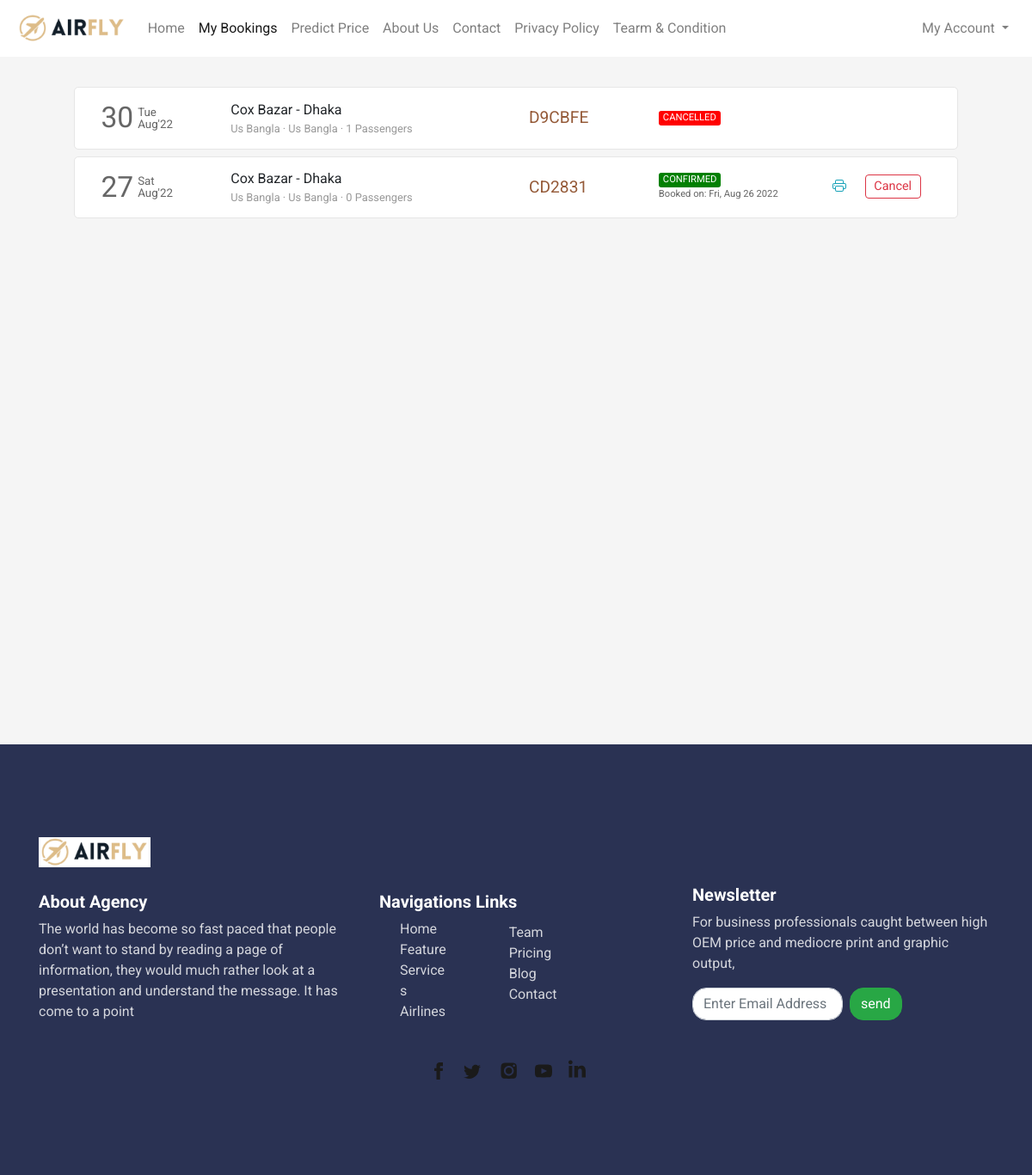
Page /flight/bookings (signed in) on the committed database.
### flight/models.py (models this page shows, shortened)
class Ticket(models.Model):
    user = models.ForeignKey(User,on_delete=models.CASCADE,related_name="bookings", blank=True, null=True)
    ref_no = models.CharField(max_length=6, unique=True)
    passengers = models.ManyToManyField(Passenger, related_name="flight_tickets")
    flight = models.ForeignKey(Flight, on_delete=models.CASCADE, related_name="tickets", blank=True, null=True)
    flight_ddate = models.DateField(blank=True, null=True)
    flight_adate = models.DateField(blank=True, null=True)
    flight_fare = models.FloatField(blank=True,null=True)
    other_charges = models.FloatField(blank=True,null=True)
    coupon_used = models.CharField(max_length=15,blank=True)
    coupon_discount = models.FloatField(default=0.0)
    total_fare = models.FloatField(blank=True, null=True)
    seat_class = models.CharField(max_length=20, choices=SEAT_CLASS)
    booking_date = models.DateTimeField(default=datetime.now)
    mobile = models.CharField(max_length=20,blank=True)
    email = models.EmailField(max_length=45, blank=True)
    status = models.CharField(max_length=45, choices=TICKET_STATUS)

class Flight(models.Model):
    origin = models.ForeignKey(Place, on_delete=models.CASCADE, related_name="departures")
    destination = models.ForeignKey(Place, on_delete=models.CASCADE, related_name="arrivals")
    depart_time = models.TimeField(auto_now=False, auto_now_add=False)
    depart_day = models.ManyToManyField(Week, related_name="flights_of_the_day")
    duration = models.DurationField(null=True)
    arrival_time = models.TimeField(auto_now=False, auto_now_add=False)
    plane = models.CharField(max_length=24)
    airline = models.CharField(max_length=64)
    economy_fare = models.FloatField(null=True)
    business_fare = models.FloatField(null=True)
    first_fare = models.FloatField(null=True)

class Place(models.Model):
    city = models.CharField(max_length=64)
    airport = models.CharField(max_length=64)
    code = models.CharField(max_length=3)
    country = models.CharField(max_length=64)

### flight/views.py (the view)
# urls.py: path('flight/bookings', views.bookings, name="bookings"),
def bookings(request):
    if request.user.is_authenticated:
        tickets = Ticket.objects.filter(user=request.user).order_by('-booking_date')
        return render(request, 'flight/bookings.html', {
            'page': 'bookings',
            'tickets': tickets
        })
    else:
        return HttpResponseRedirect(reverse('login'))

### flight/templates/flight/bookings.html (shortened to what this page needs)
{% extends 'flight/layout.html' %}
{% load static %}
{% block head %}
    <link rel="stylesheet" href="{% static 'css/bookings_style.css' %}">
{% endblock head %}
{% block body %}
    <section class="section section1">
        <div class="container">
            {% if tickets %}
                {% for ticket in tickets %}
                    <div class="row each-booking-div" id="{{ticket.ref_no}}">
                        <div class="col-2" style="display: flex;">
                            <div style="display: flex; color: #666666; margin-top: auto;">
                                <div>
                                    <span style="font-size: 2.1em;">{{ticket.flight_ddate | date:"d"}}</span>
                                </div>
                                <div style="font-size: smaller; display: flex; margin: auto 0; padding-left: 5px; line-height: 1em;">
                                    <div style="margin: auto;">
                                        <div style="margin-bottom: 1px;">{{ticket.flight_ddate | date:"D"}}</div>
                                        <div style="margin-top: 1px;">{{ticket.flight_ddate | date:"M'y"}}</div>
                                    </div>
                                </div>
                            </div>
                        </div>
                        <div class="col-4 middle-div">
                            <div style="width:100%">
                                <div class="row places-div" style=" display: flex;">
                                    <div style="max-width: 45%;">{{ticket.flight.origin.city}}</div>
                                    <div>&nbsp;-&nbsp;</div>
                                    <div style="max-width: 45%;">{{ticket.flight.destination.city}}</div>
                                </div>
                                <div class="row places-div" style="font-size: .8em; color: #999999; ">
                                    <div style="max-width: 100%;">{{ticket.flight.airline}} &middot; {{ticket.flight.plane}} &middot; {{ticket.passengers.count}} Passengers</div>
                                </div>
                            </div>
                        </div>
                        <div class="col-2 middle-div">
                            <div style="font-size: 1.2em; color: #945937;">{{ticket.ref_no}}</div>
                        </div>
                        <div class="col-2 middle-div">
                            <div>
                                <div class="row status-div">
                                    {% if ticket.status == 'CONFIRMED' %}
                                        <div class="green">{{ticket.status}}</div>
                                    {% endif %}
                                    {% if ticket.status == 'CANCELLED' %}
                                        <div class="red">{{ticket.status}}</div>
                                    {% endif %}
                                </div>
                                <div class="row booking-date-div" style="font-size: .7em; color: #666;">
                                    {% if ticket.status == 'CONFIRMED' %}
                                        Booked on: {{ticket.booking_date | date:"D, M d Y"}}
                                    {% endif %}
                                </div>
                            </div>
                        </div>
                        <div class="col-2 last-div">
                            <div>
                                <div class="ticket-action-div">
                                    {% if ticket.status == 'CONFIRMED' %}
                                        <form action="{% url 'getticket' %}" method="get" target="_blank">
                                            <button type="submit" class="btn btn-outline-info btnp pbtn">
                                            </button>
                                        </form>
                                        <button class="btn btn-outline-danger btnp cbtn"  data-ref="{{ticket.ref_no}}" onclick="popup(this)">Cancel</button>
                                    {% endif %}
                                </div>
                            </div>
                        </div>
                    </div>
                {% endfor %}
            {% endif %}
        </div>
    </section>
{% endblock %}

### flight/templates/flight/layout.html (shortened to what this page needs)
{% load static %}
<!DOCTYPE html>
<html lang="en">
<head>
  <link rel="stylesheet" href="https://stackpath.bootstrapcdn.com/bootstrap/4.4.1/css/bootstrap.min.css"
>
  <link rel="stylesheet" href="https://use.typekit.net/cav5lva.css">
  <link rel="stylesheet" href="{% static 'css/layout_style.css' %}">
  <link rel="stylesheet" href="{% static 'css/mystyle.css' %}">
  {% block head %}
  {% endblock %}
</head>
<body>
  <div class="container-fluid">
    <nav class="navbar navbar-expand-lg navbar-light">
      <a class="navbar-brand" href="{% url 'index' %}">
        <img src="{% static 'img/Logo.png' %}" height="34" alt="">
      </a>
      <div class="collapse navbar-collapse" id="navbarSupportedContent">
        <ul class="navbar-nav mr-auto">
          <li class="nav-item {% if not page %}active{% endif %}">
            <a class="nav-link" href="{% url 'index' %}">Home</a>
          </li>
          <li class="nav-item {% if page == 'bookings' %}active{% endif %}">
            <a class="nav-link" href="{% url 'bookings' %}">My Bookings</a>
          </li>
          <li class="nav-item">
            <a class="nav-link" href="{% url 'price' %}">Predict Price</a>
          </li>
          <li class="nav-item">
            <a class="nav-link" href="{% url 'aboutus' %}">About Us</a>
          </li>
          <li class="nav-item">
            <a class="nav-link" href="{% url 'contact' %}">Contact</a>
          </li>
          <li class="nav-item">
            <a class="nav-link" href="{% url 'privacypolicy' %}">Privacy Policy</a>
          </li>
          <li class="nav-item">
            <a class="nav-link" href="{% url 'termsandconditions' %}">Tearm & Condition</a>
          </li>
        </ul>
        <ul class="navbar-nav">
          {% if not user.is_authenticated %}
          <li class="nav-item">
            <button class="btn btn-outline-danger" style="border-radius: 25rem;"
              onclick="window.location.href = '/login';">
              <svg width="1.1em" height="1.1em" viewBox="0 1.5 16 16" class="bi bi-person-fill" fill="currentColor"
                xmlns="http://www.w3.org/2000/svg">
                <path fill-rule="evenodd"
                  d="M3 14s-1 0-1-1 1-4 6-4 6 3 6 4-1 1-1 1H3zm5-6a3 3 0 1 0 0-6 3 3 0 0 0 0 6z" />
              </svg>
              Login
            </button>
          </li>
          {% else %}
          <li class="nav-item dropdown my-account">
            <a class="nav-link dropdown-toggle" href="#" id="navbarDropdown" role="button" data-toggle="dropdown"
              aria-haspopup="true" aria-expanded="false">
              My Account
            </a>
          </li>
          {% endif %}
        </ul>
      </div>
    </nav>
    <main>
      {% block body %}{% endblock %}
    </main>
    <footer style="background-color: #2a3253; padding: 60px 0px;" id="footer">
      <div class="container">
        <div>
          <div class="logo-container">
            <img src="{% static 'img/Logo.png' %}">
          </div>
          <div class="footer-content">
            <div class="row">
              <div class="col-12 col-lg-4 col-md-6 my-2">
                <h5 class="text-white">About Agency</h5>
                <p>The world has become so fast paced that people don’t want to stand by reading a page of
                  information, they would much rather look at a presentation and understand the message. It
                  has come to a point </p>
              </div>
              <div class="col-12 col-lg-4 col-md-6 my-2">
                <h5 class="text-white ml-3">Navigations Links</h5>
                <div class="row">
                  <div class="col-4">
                      <ul class="">
                          <li><a href="#">Home</a></li>
                          <li><a href="#">Feature</a></li>
                          <li><a href="#">Services</a></li>
                          <li><a href="#">Airlines</a></li>
                      </ul>
                  </div>
                  <div class="col-12 col-lg-4 col-md-6 my-1">
                      <ul class="">
                          <li><a href="#">Team</a></li>
                          <li><a href="#">Pricing</a></li>
                          <li><a href="#">Blog</a></li>
                          <li><a href="#">Contact</a></li>
                      </ul>
                  </div>
              </div>
              </div>
              <div class="col-lg-4">
                <h5 class="text-white">Newsletter</h5>
                <p>For business professionals caught between high OEM price and mediocre print and graphic
                  output, </p>
                  <div class="d-flex">
                    <input type="text" class="form-control w-50" placeholder="Enter Email Address" style="border-radius: 1rem;">
                    <button class="btn btn-success mx-2" style="border-radius: 1rem;">send</button>
                  </div>
              </div>
            </div>
          </div>
          <div class="social-links">
            <div class="social-icons">
              <a href="#" class="social-icon">
              </a>
              <a href="#" class="social-icon">
              </a>
              <a href="#" class="social-icon">
              </a>
              <a href="#" class="social-icon">
              </a>
              <a href="#" class="social-icon">
              </a>
            </div>
          </div>
        </div>
      </div>
    </footer>
  </div>
</body>
</html>

### flight/static/css/layout_style.css (style rules this page uses)
body { margin: 0px; padding: 0px; font-family: "Rubik", sans-serif; font-weight: normal; font-style: normal; min-width: 250px; }
.container-fluid { padding-left: 0px; padding-right: 0px; }
.navbar { padding: .7rem 1.2rem; background-color: #fff; transition-duration: .2s; }
.section { background-size: cover; background-position: center; background-repeat: no-repeat; padding: 30px 50px; min-height: 100vh; }
footer { background-color: rgb(255,242,242); margin-top: 0px; padding-top: 1px; }
footer .container > div { font-family: Barlow, sans-serif; margin: 48px 0px 10px; flex-shrink: 0; max-width: 100%; overflow: hidden; }
.footer-content { padding-top: 20px; display: flex; -webkit-box-pack: justify; justify-content: space-between; }
.logo-container img { width: 130px; }
.social-icons { list-style-type: none; display: flex; margin: 0px auto; padding: 20px 0px; width: 100%; max-width: 200px; justify-content: space-evenly; }
.social-icons a { height: 44px; width: 44px; }

### flight/static/css/mystyle.css (style rules this page uses)
* { font-family: 'Roboto', sans-serif !important; }
#footer h5 { font-weight: bold; }
#footer p { color: white; opacity: 0.8; font-size: smalle; }
#footer ul { list-style-type: none; }
#footer ul li a { color:white ; opacity: 0.8; font-size: smalle; }

### flight/static/css/bookings_style.css (style rules this page uses)
* { font-family: 'Roboto', sans-serif; }
body { background-color: #f5f5f5; word-wrap: break-word; }
.container { cursor: pointer; }
.each-booking-div { width: 96%; margin: 5px auto 8px auto; transition-duration: .4s; padding: 10px 15px; background-color: #fff; border: 1px solid #e6e6e6; border-radius: 5px; }
.btnp { padding: .15rem .6rem; font-size: .9em; margin-top: 3px; margin-bottom: 5px; }
.each-booking-div > div { display: flex; overflow: auto; }
.each-booking-div > div > div { margin-top: auto; margin-bottom: auto; width: 100%; }
.green, .red, .orange { border-radius: 3px; color: white; padding-left: 5px; padding-right: 5px; font-size: .7em; }
.green { background-color: green; }
.red { background-color: red; }
.ticket-action-div { display: flex; justify-content: space-evenly; }
.pbtn, .rbtn { border: 0; }

### rows in the picture
Ticket: flight_ddate "30", flight_ddate "Tue", flight_ddate "Aug'22", flight.origin.city "Cox Bazar", flight.destination.city "Dhaka", flight.airline "Us Bangla", flight.plane "Us Bangla", passengers.count "1", ref_no "D9CBFE", status "CANCELLED"
Ticket: flight_ddate "27", flight_ddate "Sat", flight_ddate "Aug'22", flight.origin.city "Cox Bazar", flight.destination.city "Dhaka", flight.airline "Us Bangla", flight.plane "Us Bangla", passengers.count "0", ref_no "CD2831", status "CONFIRMED", booking_date "Fri, Aug 26 2022"
